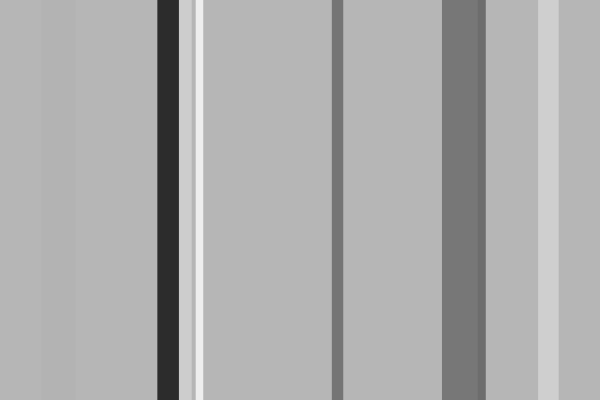
Frame 1 (no input)
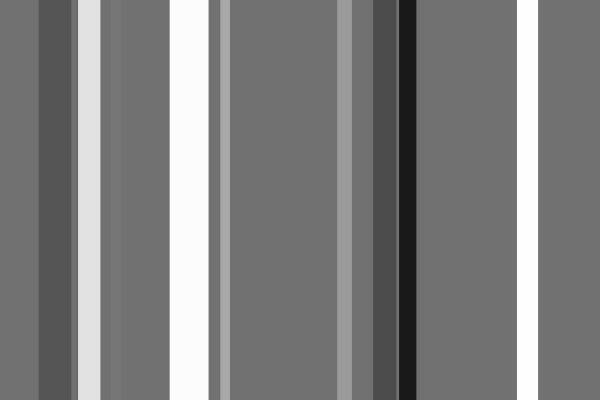
Frame 2 (the mouse pressed at the canvas centre, redrawn once)

The p5.js sketch that drew these frames (run headless with seeded random() and noise() and a simulated clock; the mouse was pressed at the canvas centre and the sketch redrawn once):

// p5.js sketch
// ── sketch.js
function setup() { 
  createCanvas(600, 400);

  //Turn off drawing strokes
  noStroke();

  //Only run the draw loop once. Try commenting this out and see what happens ––we will look into why on Unit 2.
  noLoop();
} 

function draw() { 
  //Set the background color to a random shade between black (0) and white (255)
  background(random(0, 255));
  
  //Set the fill to a random shade of gray
  fill(random(255));
  //Draw rectangle #1 
  rect(random(0, width),//Set the x position to be a random number between 0 and the width of the canvas
       0,               //Set the y position to 0 (the top of the canvas)
       random(5, 40),   //Set the width of the rectangle to a random value between 5 and 40
       height);         //Set the height of the rectangle to be the same as the height of the canvas
               
  
  //Draw rectangle #2
  fill(random(255));
  rect(random(0, width), 0, random(5, 40), height);
  
  //Draw rectangle #3
  fill(random(255));
  rect(random(0, width), 0, random(5, 40), height);
  
  //Draw rectangle #4
  fill(random(255));
  rect(random(0, width), 0, random(5, 40), height);
  
  //Draw rectangle #5
  fill(random(255));
  rect(random(0, width), 0, random(5, 40), height);
  
  //Draw rectangle #6
  fill(random(255));
  rect(random(0, width), 0, random(5, 40), height);
  
  //Draw rectangle #7
  fill(random(255));
  rect(random(0, width), 0, random(5, 40), height);
  
  //Draw rectangle #8
  fill(random(255));
  rect(random(0, width), 0, random(5, 40), height);
  
  //Draw rectangle #9
  fill(random(255));
  rect(random(0, width), 0, random(5, 40), height);
  
  //Draw rectangle #10
  fill(random(255));
  rect(random(0, width), 0, random(5, 40), height);
  
}
